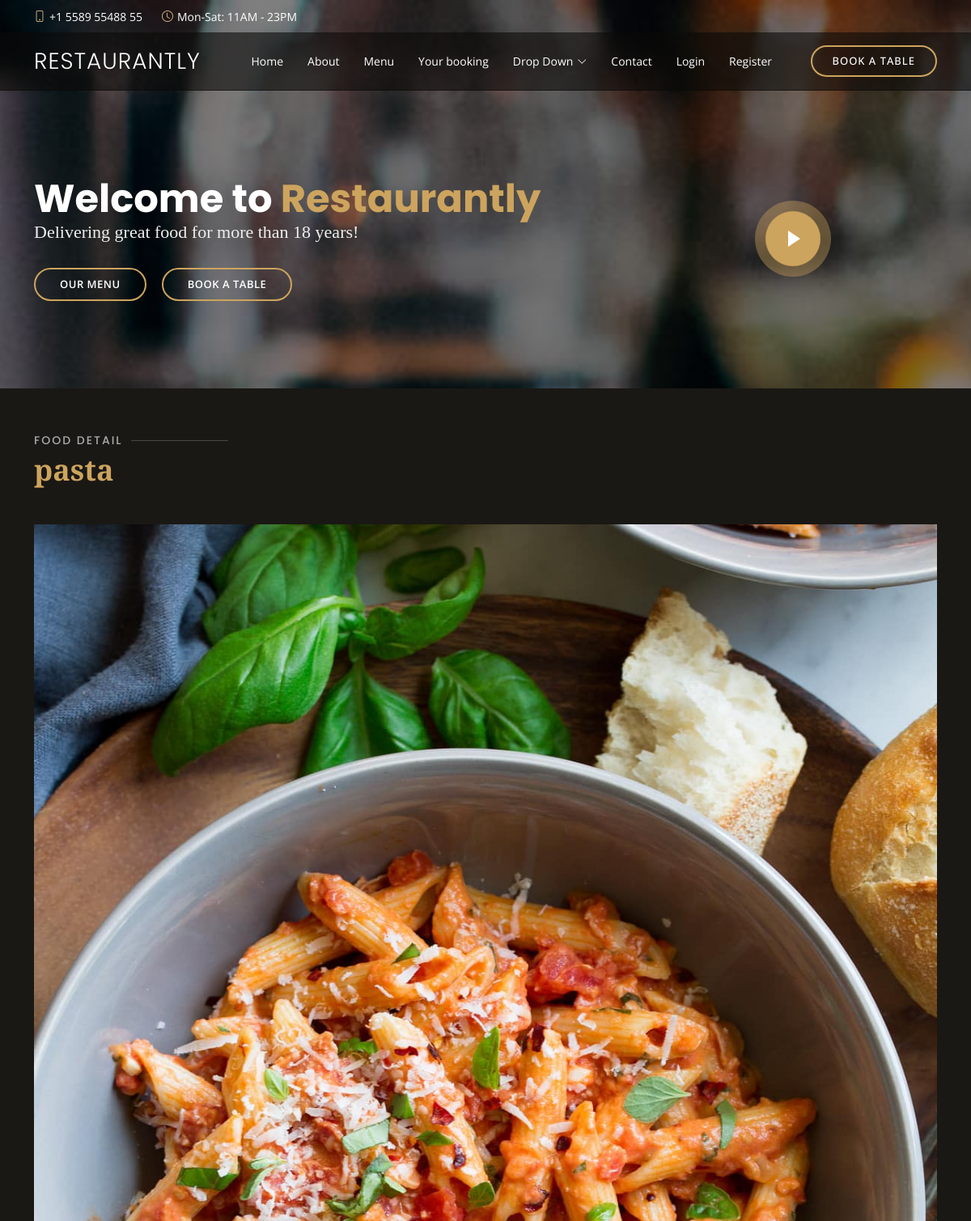
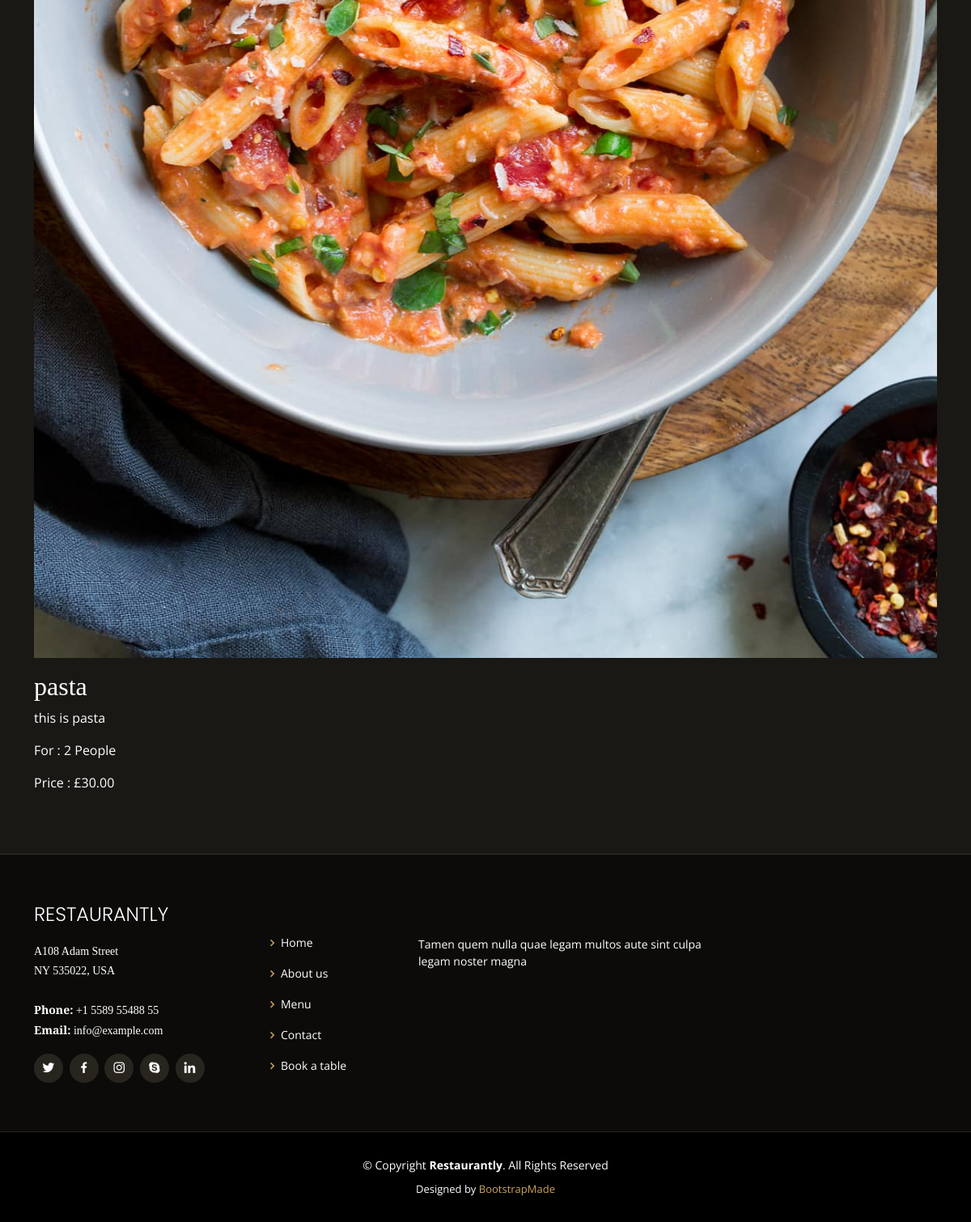
/hotel/pasta/, run on the app's committed database (2 pictures, top to bottom).
### hotel/models.py (models this page shows, shortened)
class Meals(models.Model):
    name = models.CharField(max_length=50)
    description = models.TextField(max_length=500)
    category = models.ForeignKey('Category', on_delete=models.SET_NULL, null=True)
    people = models.IntegerField()
    price = models.DecimalField(max_length=5, decimal_places=2, max_digits=5)
    image = models.ImageField(upload_to='hotel/')
    slug = models.SlugField(blank=True, null=True)
    class Meta:
        verbose_name = 'meal'
        verbose_name_plural = 'meals'
    def __str__(self):
        return self.name

### hotel/views.py (the view)
# urls.py: path('<slug:slug>/', views.meal_detail, name='meal_detail'),
def meal_detail(request, slug):
    meal_detail = Meals.objects.get(slug=slug)
    context = {'meal_detail':meal_detail}
    return render(request, 'Meals/detail.html', context)

### hotel/templates/Meals/detail.html
{% extends 'base.html' %}
{% load static %}
{% block content %}
            <section id="menu" class="menu section-bg">
                <div class="container" data-aos="fade-up">
                  <div class="section-title">
                    <h2>Food Detail</h2>
                    <p>{{ meal_detail }}</p>
                  </div>
                  <div class="row justify-content-center" data-aos="fade-up" data-aos-delay="100">
                    <div class="d-flex justify-content-center">
                        <img class="image col-lg-7" src="{{ meal_detail.image.url }}" alt="">
                    </div>
                    <div class="text justify-content-center ">
                    <h2>{{ meal_detail }}</h2>
                    <p>{{ meal_detail.description }}</p>
                    <p>For : {{meal_detail.people}} People</p>
                    <p>Price : £{{meal_detail.price }}</p>
                </div>
                </div>
            </div>
              </section>
{% endblock content %}

### static/css/style.css (style rules this page uses)
body { font-family: "Open Sans", sans-serif; background: #0c0b09; color: #fff; }
h1, h2, h3, h4, h5, h6 { font-family: "Playfair Display", serif; }
section { padding: 60px 0; overflow: hidden; }
.section-bg { background-color: #1a1814; }
.section-title { padding-bottom: 40px; }
.section-title h2 { font-size: 14px; font-weight: 500; padding: 0; line-height: 1px; margin: 0 0 5px 0; letter-spacing: 2px; text-transform: uppercase; color: #aaaaaa; font-family: "Poppins", sans-serif; }
.section-title h2::after { content: ""; width: 120px; height: 1px; display: inline-block; background: rgba(255, 255, 255, 0.2); margin: 4px 10px; }
.section-title p { margin: 0; margin: 0; font-size: 36px; font-weight: 700; font-family: "Playfair Display", serif; color: #cda45e; }
.image { display: flex; flex-direction: column; justify-content: center; width: 100% !important; margin-bottom: 1rem; }
.text { display: flex; flex-direction: column; }

### data on the page
Meals: name "pasta", image (picture), description "this is pasta", people "2", price "30.00"
